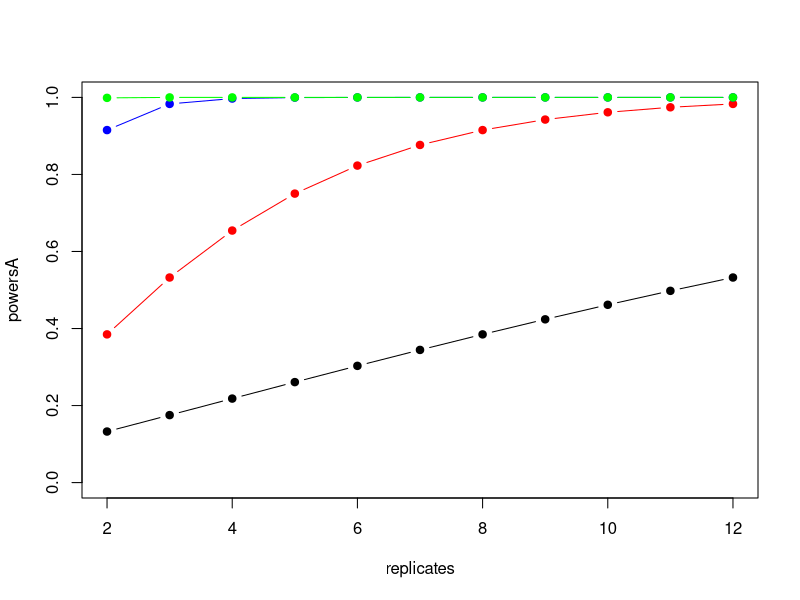

Write R code to recreate this figure.
library(pwr)

#
# checking a couple of examples from the paper
#
result = pwr.2p2n.test(h=4.705882353, n1=10, n2=10, sig.level=0.05, power=NULL)
result$power # one reported

result = pwr.2p2n.test(h=1.176470588, n1=10, n2=10, sig.level=0.00489, power=NULL)
result$power # 0.427193520923755

#
# our scenario, to apply on the CV
#
result = pwr.2p.test(h=NULL, n=4, sig.level=0.05, power=0.8)
result$h

#
# reproduce figure
#
# apparently h = effect size = (foldchange - 1) / CV
cv = 0.6
replicates = c() 
powersA = c()
powersB = c()
powersC = c()
powersD = c()

for (i in 2:12){
  replicates = append(replicates, i)
  
  fc = 1.5
  effect_size = (fc-1)/cv
  result = pwr.2p.test(h=effect_size, n=i, sig.level=0.05, power=NULL)
  powersA = append(powersA, result$power)
  
  fc = 2
  effect_size = (fc-1)/cv
  result = pwr.2p.test(h=effect_size, n=i, sig.level=0.05, power=NULL)
  powersB = append(powersB, result$power)
  
  fc = 3
  effect_size = (fc-1)/cv
  result = pwr.2p.test(h=effect_size, n=i, sig.level=0.05, power=NULL)
  powersC = append(powersC, result$power)
  
  fc = 4
  effect_size = (fc-1)/cv
  result = pwr.2p.test(h=effect_size, n=i, sig.level=0.05, power=NULL)
  powersD = append(powersD, result$power)
}
plot(replicates, powersA, type='b', pch=19, col='black', ylim=c(0,1))
lines(replicates, powersB, type='b', pch=19, col='red')
lines(replicates, powersC, type='b', pch=19, col='blue')
lines(replicates, powersD, type='b', pch=19, col='green')

replicates
powersA
powersB

cv = 1.2
sigma = sqrt(log(cv**2 + 1))
sigma

a = 1; b=1.2
effect = abs(log(a) - log(b))
effect

#
# computation of appropriate d
#

# n1 = 2 and n2 = 4 for four hours
pwr.t2n.test(n1=2, n2=4, sig.level=0.05, power=0.80, d=NULL)
# d = 3.257188

# n1 = 4 and n2 = 4, 3, 2 for twenty-four hours
pwr.t2n.test(n1=4, n2=4, sig.level=0.05, power=0.80, d=NULL) # d = 2.380757
pwr.t2n.test(n1=4, n2=3, sig.level=0.05, power=0.80, d=NULL) # d = 2.683785
pwr.t2n.test(n1=4, n2=2, sig.level=0.05, power=0.80, d=NULL) # d = 3.257188





#poooled sd https://resources.wolframcloud.com/FormulaRepository/resources/Pooled-Standard-Deviation
